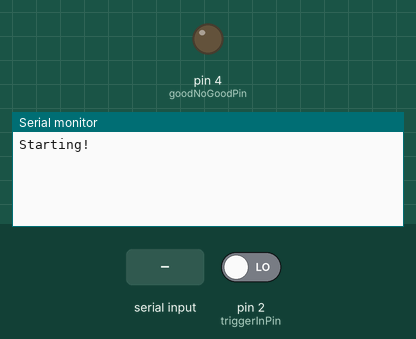
This sketch was run on a simulated Arduino Uno, built with avr-gcc and run on an emulated ATmega328P. Shown: output pins drawn as LEDs (lit = HIGH), the last lines printed to the serial monitor. Inputs (shaded band) come from the test bench; at power-on: pin 2 (triggerInPin) LOW. Pins used as bus, display or sensor lines are not drawn.

Above: at 1.2 s.
1.3 s: pin 2 (triggerInPin) driven HIGH
At 2.1 s:
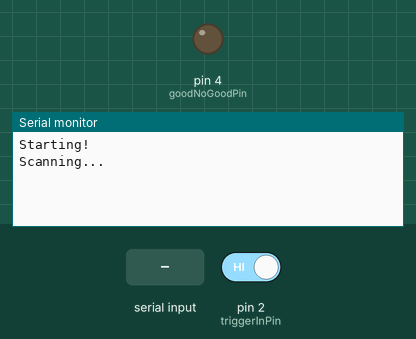
2.8 s: "1" received over the second serial link
At 3.7 s:
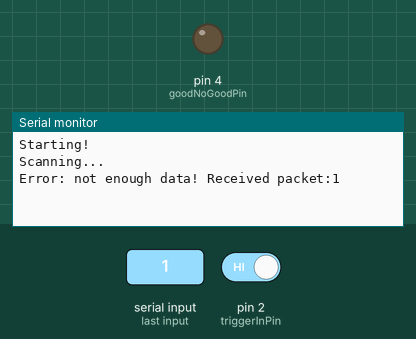

Measured:
- after the input at 1.3 s, the serial monitor: prints a new line at once (image 1)
- after the input at 2.8 s, the serial monitor: prints a new line after 0.50 s (image 2)

The sketch:

scanner4.0.ino
```cpp
 /*
  *  GSM Tracking System
  *  Code for Arduinos that'll be placed nexto to test machines, connected
  *  directly with barcode scanners.
  *  One Arduino for each machine, one scanner each.
  *  Pc will communicate with scanner and machine ONLY through arduino usb cable.
  *
  *  State description (retained by the variable 'state'):
  *  STATE 0: waiting for signal from PC or PLC and clearing software serial buffer.
  *  STATE 1: enabling scanner's trigger, waiting for transmission start from scanner
  *           and clearing hardware serial buffer.
  *  STATE 2: receiving data from scanner.
  */

////////// TO DO:
/*
 *    - implement check on code
 *    - implement button (trigger from plc)
 *    - then you'll be done!
 */

/*
 NOTES ON SOFTWARE SERIAL
 The circuit:
 * RX is digital pin 10 (connect to TX of other device)
 * TX is digital pin 11 (connect to RX of other device)
 Note:
 Not all pins on the Mega and Mega 2560 support change interrupts,
 so only the following can be used for RX:
 10, 11, 12, 13, 50, 51, 52, 53, 62, 63, 64, 65, 66, 67, 68, 69
 Not all pins on the Leonardo and Micro support change interrupts,
 so only the following can be used for RX:
 8, 9, 10, 11, 14 (MISO), 15 (SCK), 16 (MOSI).
 */

#include <SoftwareSerial.h>

const bool debug = true;

unsigned long startTriggerTime = 0;
unsigned long startReadingTime = 0;
unsigned long startTriggerInTime = 0;
int state = 0; // Initialize at state 0
String scannedCode;
bool triggerFromPLC = false;

const unsigned long triggerTimeOut = 5000;
const unsigned long readingTimeOut = 500;
const unsigned long triggerInFilter = 5000;
const int triggerOutPin = 7;
const int goodNoGoodPin = 4;
const int triggerInPin = 2;
const int sotwareSerialRXPin = 10;
const int softwareSerialTXPin = 11;
const char triggerChar = 'S';
const int codeLength = 24;

// RX, TX, enabled inverse logic
SoftwareSerial mySerial(sotwareSerialRXPin, softwareSerialTXPin, 1);


void setup() {
  pinMode(triggerInPin, INPUT);
  pinMode(triggerOutPin, OUTPUT);
  pinMode(goodNoGoodPin, OUTPUT);
  digitalWrite(triggerOutPin, HIGH); //scanner trigger with active-low logic
  // Open serial communications and wait for port to open:
  Serial.begin(9600);
  while (!Serial) {
    ; // wait for serial port to connect. Needed for native USB port only
  }

  if (debug) Serial.println("Starting!");

  // set the data rate for the SoftwareSerial port
  mySerial.begin(9600);
}


void loop() {
  switch (state) {

    // STATE 0: waiting for data from pc
    case 0:
      // Flushing software serial to filter unwanted noise
      // and ssi packets from barcode scanner
      clearSoftwareSerial();
      scannedCode = "";

      // Signal from PC
      if (Serial.available()){
        if (Serial.read() == triggerChar){
          if (debug) Serial.write("Scanning...\n");
          digitalWrite(triggerOutPin, LOW);
          startTriggerTimeOut();
          state = 1;
        }
      }

      // Signal from PLC
      if((digitalRead(triggerInPin)) && (state == 0) && !triggerFromPLC){
        if (debug) Serial.write("Scanning...\n");
        triggerFromPLC = true;
        digitalWrite(triggerOutPin, LOW);
        startTriggerTimeOut();
        startTriggerInTimeOut(); // starts filter for signal from plc
        state = 1;
      }

      if(triggerFromPLC && (state == 0)){
        if(isTriggerInTimeOut()){
          triggerFromPLC = false;
        }
      }
      break;

    // STATE 1: enabling scanner's trigger and waiting for transmission start
    case 1:
      clearSerial(); // clear hardware serial buffer
      if (isTriggerTimeOut()) {
        if (debug) Serial.write("Error: timer timed out, no signal from the scanner!\n");
        digitalWrite(triggerOutPin, HIGH);
        state = 0;
      }
      if (mySerial.available() && (state == 1)){  // Transmission started
        digitalWrite(triggerOutPin, HIGH);
        startReadingTimeOut();
        state = 2;
      }
      break;

    // STATE 2: Reading data from scanner
    case 2:
      clearSerial(); // clear hardware serial buffer
      if(isReadingTimeOut()){
        if (debug) Serial.println("Error: not enough data! Received packet:" + scannedCode);
        state = 0;
      }
      if (mySerial.available() && (state == 2)){
        scannedCode += (char)mySerial.read();
        if (scannedCode.length() == codeLength){
          if (checkData(scannedCode)){
            Serial.println(scannedCode);
          }
          else{
            Serial.println("Error: code in bad format.");
          }
          state = 0;
        }
      }
      break;
  }
}


void clearSerial(){
  while (Serial.available()) Serial.read();
}


void clearSoftwareSerial(){
  while (mySerial.available()) mySerial.read();
}


bool startTriggerTimeOut() {
  startTriggerTime = millis();
}


bool startReadingTimeOut() {
  startReadingTime = millis();
}

bool startTriggerInTimeOut() {
  startTriggerInTime = millis();
}


bool isTriggerTimeOut (){
  if ((millis() - startTriggerTime) > triggerTimeOut) {
    return true;
  }
  else {
    return false;
  }
}


bool isReadingTimeOut (){
  if ((millis() - startReadingTime) > readingTimeOut) {
    return true;
  }
  else {
    return false;
  }
}

bool isTriggerInTimeOut (){
  if ((millis() - startTriggerInTime) > triggerInFilter) {
    return true;
  }
  else {
    return false;
  }
}

bool checkData(String data){
  // TODO check
  return true;
}
```
